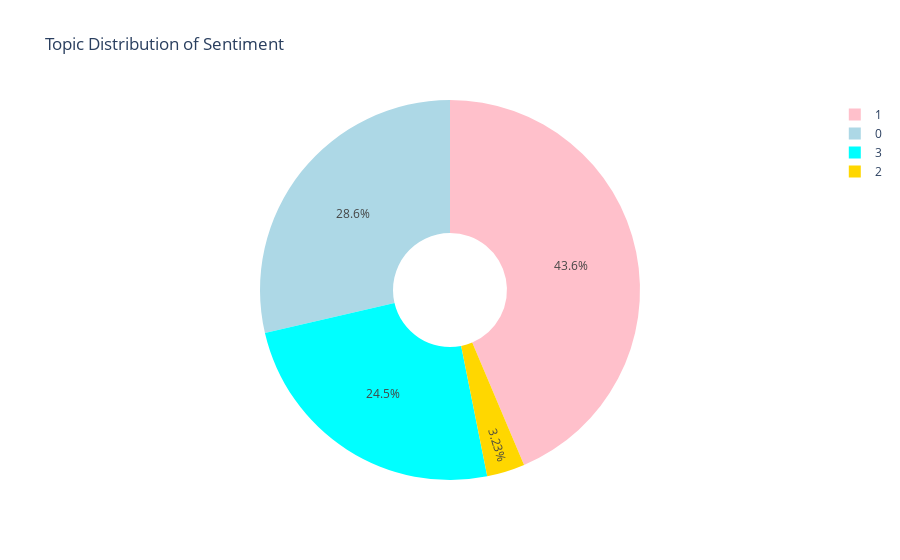

Source (notebook cell):
### Code cell
topic = df['Topic'][df['SentimentR']==False].value_counts()

label_topic =topic.index
size_topic = topic.values

colors = ['pink', 'lightblue', 'aqua', 'gold', 'crimson']

topic_piechart = go.Pie(labels = label_topic,
                         values = size_topic,
                         marker = dict(colors = colors),hole = 0.3)

df = [topic_piechart]

layout = go.Layout(
           title = 'Topic Distribution of Sentiment')

fig = go.Figure(data = df,
                 layout = layout)

py.iplot(fig)

### Figure 1 — Plotly figure (JSON) as saved in the notebook; plotly's stock layout.template omitted (floating-point values rounded to 4 significant figures)
{"data": [{"hole": 0.3, "labels": [1, 0, 3, 2], "marker": {"colors": ["pink", "lightblue", "aqua", "gold", "crimson"]}, "type": "pie", "values": [486, 319, 273, 36]}], "layout": {"title": {"text": "Topic Distribution of Sentiment"}}}
